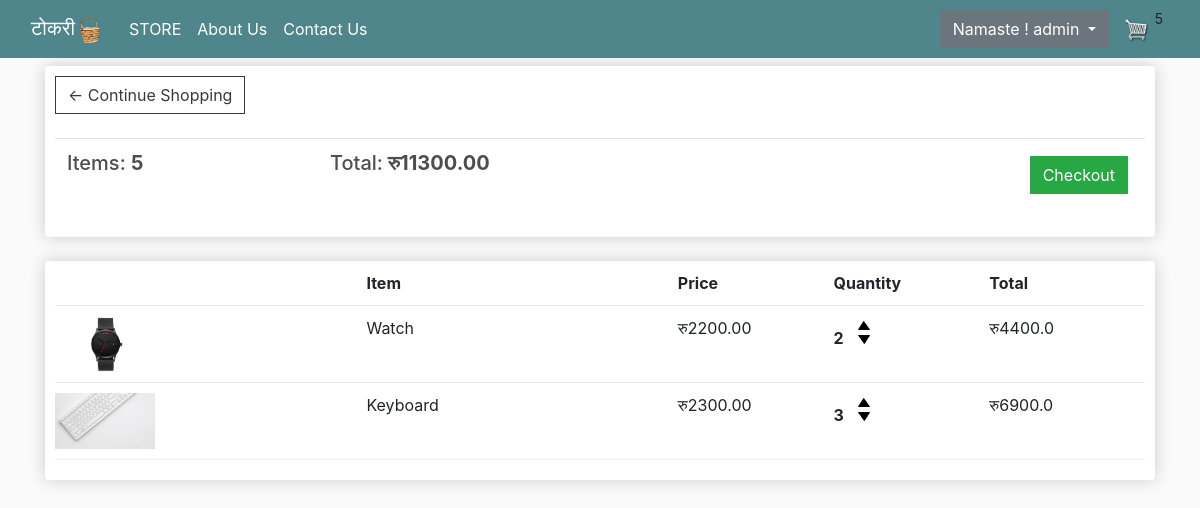
The app's page /cart/ (signed in) with its own data.
### store/models.py (models this page shows, shortened)
class Order(models.Model):
    customer = models.ForeignKey(
        Customer, on_delete=models.SET_NULL, blank=True, null=True)
    date_ordered = models.DateTimeField(auto_now_add=True)
    complete = models.BooleanField(default=False, null=True, blank=False)
    transaction_id = models.CharField(max_length=200, null=True)
    @property
    def get_cart_total(self):
        orderitems = self.orderitem_set.all()
        total = sum([item.get_total for item in orderitems])
        return total
    @property
    def get_cart_items(self):
        orderitems = self.orderitem_set.all()
        total = sum([item.quantity for item in orderitems])
        return total

class OrderItem(models.Model):
    product = models.ForeignKey(
        Product, on_delete=models.SET_NULL, blank=True, null=True)
    order = models.ForeignKey(
        Order, on_delete=models.SET_NULL, blank=True, null=True)
    quantity = models.IntegerField(default=0, null=True, blank=True)
    date_added = models.DateTimeField(auto_now_add=True)
    @property
    def get_total(self):
        total = self.product.price * self.quantity
        return total

class Product(models.Model):
    categories = [
        ("Clothes", "Clothes"),
        ("Electronics", "Electronics"),
        ("Jerseys", "Jerseys"),
        ("others","others"),
    ]
    name = models.CharField(max_length=200, null=True)
    price = models.FloatField()
    digital = models.BooleanField(default=False)
    image = models.ImageField(null=True)
    desc = models.TextField(null=True, blank = True)
    category = models.CharField(choices=categories,null=True,blank = True,max_length=20)
    @property
    def imageURL(self):
        try:
            url = self.image.url
        except:
            url = ''
        return url

### store/views.py (the view)
# urls.py: path('cart/',views.cart,name='cart'),
def cart(request):
    if request.user.is_authenticated:
        customer = request.user.customer
        order,created = Order.objects.get_or_create(customer=customer,complete = False)
        items = order.orderitem_set.all()
        cartItems = order.get_cart_items
    else:
        items = []
        order = {'get_cart_total':0,'get_cart_items': 0}
        cartItems = order['get_cart_items']
    context = {'items': items,'order':order,'cartItems':cartItems}
    return render(request,'store/cart.html',context)

### store/templates/store/cart.html
{% extends 'store/main.html' %}
{% load static %}
{% block content %}
<div class="row">
    <div class="col-lg-12">
        <div class="box-element">
            <a class="btn btn-outline-dark" href="{% url 'store' %}">&#x2190; Continue Shopping</a>
            <br>
            <br>
            <table class="table">
                <tr>
                    <th>
                        <h5>Items: <strong>{{order.get_cart_items}}</strong></h5>
                    </th>
                    <th>
                        <h5>Total:<strong> रु{{order.get_cart_total|floatformat:2}}</strong></h5>
                    </th>
                    <th>
                        <a style="float:right; margin:5px;" class="btn btn-success"
                            href="{% url 'checkout' %}">Checkout</a>
                    </th>
                </tr>
            </table>
        </div>
        <br>
        <div class="box-element">
            <div class="cart-row">
                <div style="flex:2"></div>
                <div style="flex:2"><strong>Item</strong></div>
                <div style="flex:1"><strong>Price</strong></div>
                <div style="flex:1"><strong>Quantity</strong></div>
                <div style="flex:1"><strong>Total</strong></div>
            </div>
            {% for item in items %}
            <div class="cart-row">
                <div style="flex:2"><img class="row-image" src="{{item.product.imageURL}}"></div>
                <div style="flex:2">
                    <p>{{item.product.name}}</p>
                </div>
                <div style="flex:1">
                    <p>रु{{item.product.price|floatformat:2}}</p>
                </div>
                <div style="flex:1">
                    <p class="quantity">{{item.quantity}}</p>
                    <div class="quantity">
                        <img data-product="{{item.product.id}}" data-action="add" class="chg-quantity update-cart" src="{% static  'images/arrow-up.png' %}">
                        <img data-product="{{item.product.id}}" data-action="remove"class="chg-quantity update-cart" src="{% static  'images/arrow-down.png' %}">
                    </div>
                </div>
                <div style="flex:1">
                    <p>रु{{item.get_total}}</p>
                </div>
            </div>
            {% endfor %}
        </div>
    </div>
</div>
{% endblock content %}

### store/templates/store/main.html (shortened to what this page needs)
<!DOCTYPE html>
{% load static %}
<html>
<head>
    <link rel="stylesheet" href="https://stackpath.bootstrapcdn.com/bootstrap/4.4.1/css/bootstrap.min.css"
>
    <link rel="stylesheet" href="{% static 'css/main.css' %}">
</head>
<body style="padding-top: 56px;">
<nav class="navbar navbar-expand-lg bg-dark navbar-dark fixed-top">
    <div class="container-fluid">
        <a class="navbar-brand" href="{% url 'store' %}">टोकरी<img src="{% static 'images/—Pngtree—handle dark basket clip art_5805026.png' %}" height="30" width="30" alt="Logo"></a>
        <div class="collapse navbar-collapse" id="navbarSupportedContent">
            <ul class="navbar-nav me-auto mb-2 mb-lg-0">
                <li class="nav-item">
                    <a class="nav-link active" aria-current="page" href="{% url 'store' %}">STORE</a>
                </li>
                <li class="nav-item">
                    <a class="nav-link active" aria-current="page" href="{% url 'aboutus' %}">About Us</a>
                </li>
                <li class="nav-item">
                    <a class="nav-link active" aria-current="page" href="{% url 'contact' %}">Contact Us</a>
                </li>
            </ul>
        </div>
        <div class="form-inline my-2 my-lg-0">
            {% if user.is_authenticated %}
                <div class="dropdown">
                    <button class="btn btn-secondary dropdown-toggle" type="button" id="dropdownMenuButton"
                            data-toggle="dropdown" aria-haspopup="true" aria-expanded="false">
                        Namaste ! {{ request.user }}
                    </button>
                </div>
            {% else %}
                <a href="{% url 'login' %}" class="btn btn-warning rounded mx-3">Login</a>
                <a href="{% url 'signup' %}" class="btn btn-warning rounded">Signup</a>
            {% endif %}
            <a href="{% url 'cart' %}">
                <img id="cart-icon" src="{% static 'images/cart.png' %}">
            </a>
            <p id="cart-total" style="background-color: #4f868c;">{{ cartItems }}</p>
        </div>
    </div>
</nav>
<div class="container">
    {% block content %} {% endblock content %}
</div>
</body>
</html>

### static/css/main.css (style rules this page uses)
body { background-color: hsl(0, 0%, 98%); }
h1, h2, h3, h4, h5, h6 { color: hsl(0, 0%, 30%); }
.box-element { box-shadow: hsl(0, 0%, 80%) 0 0 16px; background-color: #fff; border-radius: 4px; padding: 10px; }
.bg-dark { background-color: #4f868c !important; }
#cart-icon { width: 25px; display: inline-block; margin-left: 15px; }
#cart-total { display: block; text-align: center; width: 20px; height: 25px; border-radius: 50%; font-size: 14px; }
.col-lg-4, .col-lg-6, .col-lg-8, .col-lg-12 { margin-top: 10px; }
.btn { border-radius: 0; }
.row-image { width: 100px; }
.cart-row { display: flex; align-items: flex-stretch; padding-bottom: 10px; margin-bottom: 10px; border-bottom: 1px solid #ececec; }
.quantity { display: inline-block; font-weight: 700; padding-right: 10px; }
.chg-quantity { width: 12px; cursor: pointer; display: block; margin-top: 5px; transition: .1s; }

### records on screen
Order: get_cart_items "5", get_cart_total "11300.00"
OrderItem: product.imageURL (picture), product.name "Watch", product.price "2200.00", quantity "2", get_total "4400.0"
OrderItem: product.imageURL (picture), product.name "Keyboard", product.price "2300.00", quantity "3", get_total "6900.0"

### other values on screen
{{ request.user }} "admin"
{{ cartItems }} "5"
